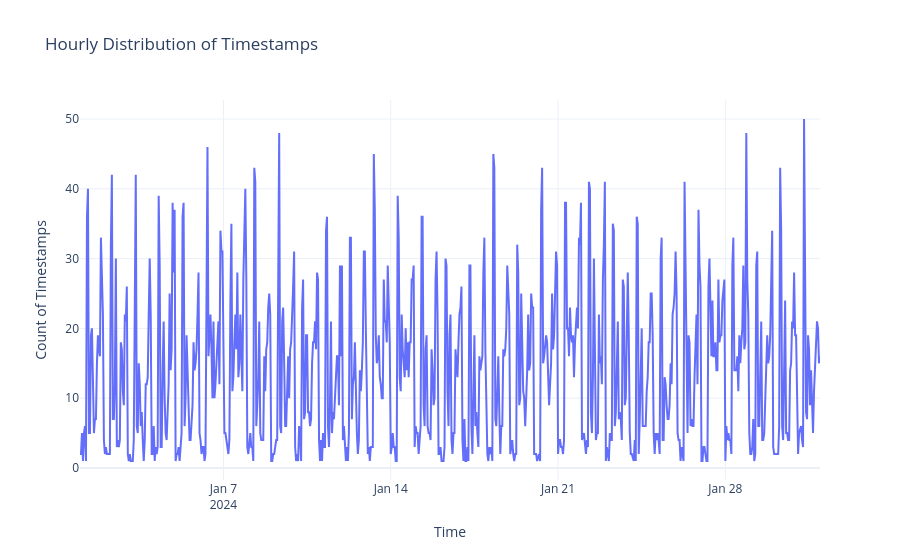

Here is the notebook cell this chart was saved with:
### Code cell
generate.plotly_hourly_distribution(df=df)

### Figure 1 — Plotly figure (JSON) as saved in the notebook; plotly's stock layout.template omitted (floating-point values rounded to 4 significant figures; data arrays with more than 128 entries replaced by an {"elided": "..."} marker saying what was removed)
{"data": [{"customdata": {"elided": "730x3 str values"}, "hovertemplate": "Installations=%{y}<br>Date=%{customdata[0]}<br>Weekday=%{customdata[1]}<br>Time=%{customdata[2]}<extra></extra>", "legendgroup": "", "line": {"color": "#636efa", "dash": "solid"}, "marker": {"size": 8, "symbol": "circle"}, "mode": "lines", "name": "", "orientation": "v", "showlegend": false, "type": "scatter", "x": {"elided": "730 str values"}, "xaxis": "x", "y": {"elided": "730 int values"}, "yaxis": "y"}], "layout": {"hovermode": "x unified", "legend": {"tracegroupgap": 0}, "title": {"text": "Hourly Distribution of Timestamps"}, "xaxis": {"anchor": "y", "domain": [0, 1], "title": {"text": "Time"}}, "yaxis": {"anchor": "x", "domain": [0, 1], "title": {"text": "Count of Timestamps"}}}}
